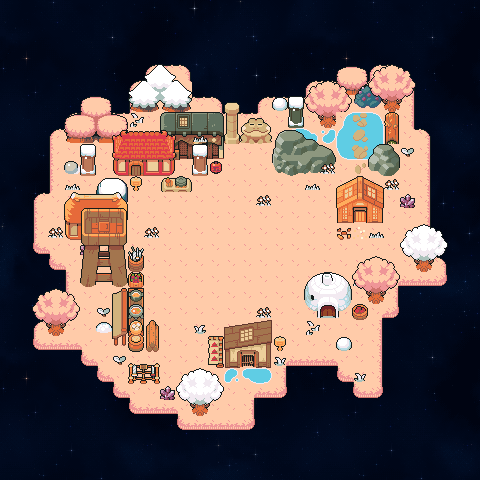

The image is a tile-based game level rendered from a .tmx file. Its description and source (layers, tilesets, objects; grid data summarised) follow:
An orthogonal 30x30 tile map with 16x16 px tiles, 9 tile layers (Слой тайлов 1, Слой тайлов 2, Слой тайлов 3, Слой тайлов 4, ...), 9 tilesets.

<map version="1.10" tiledversion="1.11.2" orientation="orthogonal" renderorder="right-down" width="30" height="30" tilewidth="16" tileheight="16" infinite="0" nextlayerid="12" nextobjectid="1">
 <tileset firstgid="1" name="pixelart_starfield" tilewidth="16" tileheight="16" tilecount="400" columns="20">
  <image source="pixelart_starfield.png" width="320" height="320" />
 </tileset>
 <tileset firstgid="401" name="pixelart_starfield_corona" tilewidth="16" tileheight="16" tilecount="400" columns="20">
  <image source="pixelart_starfield_corona.png" width="320" height="320" />
 </tileset>
 <tileset firstgid="801" name="pixelart_starfield_diagonal_diffraction_spikes" tilewidth="16" tileheight="16" tilecount="400" columns="20">
  <image source="pixelart_starfield_diagonal_diffraction_spikes.png" width="320" height="320" />
 </tileset>
 <tileset firstgid="1201" name="TilesetDesert" tilewidth="16" tileheight="16" tilecount="240" columns="20">
  <image source="TilesetDesert.png" width="320" height="192" />
 </tileset>
 <tileset firstgid="1441" name="TilesetFloorDetail" tilewidth="16" tileheight="16" tilecount="80" columns="16">
  <image source="TilesetFloorDetail.png" width="256" height="80" />
 </tileset>
 <tileset firstgid="1521" name="TilesetNature" tilewidth="16" tileheight="16" tilecount="504" columns="24">
  <image source="TilesetNature.png" width="384" height="336" />
 </tileset>
 <tileset firstgid="2025" name="TilesetVillageAbandoned" tilewidth="16" tileheight="16" tilecount="240" columns="20">
  <image source="TilesetVillageAbandoned.png" width="320" height="192" />
 </tileset>
 <tileset firstgid="2265" name="TilesetField" tilewidth="16" tileheight="16" tilecount="75" columns="5">
  <image source="TilesetField.png" width="80" height="240" />
 </tileset>
 <tileset firstgid="2340" name="TilesetHouse" tilewidth="16" tileheight="16" tilecount="759" columns="33">
  <image source="TilesetHouse.png" width="528" height="368" />
 </tileset>
 <layer id="1" name="Слой тайлов 1" width="30" height="30">
  <data>[900 cells, 900 non-empty, 400 distinct tile ids]</data>
 </layer>
 <layer id="2" name="Слой тайлов 2" width="30" height="30">
  <data>[900 cells, 445 non-empty, 13 distinct tile ids]</data>
 </layer>
 <layer id="3" name="Слой тайлов 3" width="30" height="30">
  <data>[900 cells, 31 non-empty, 31 distinct tile ids]</data>
 </layer>
 <layer id="4" name="Слой тайлов 4" width="30" height="30">
  <data>[900 cells, 102 non-empty, 65 distinct tile ids]</data>
 </layer>
 <layer id="5" name="Слой тайлов 5" width="30" height="30">
  <data>[900 cells, 25 non-empty, 25 distinct tile ids]</data>
 </layer>
 <layer id="7" name="Слой тайлов 6" width="30" height="30">
  <data>[900 cells, 32 non-empty, 30 distinct tile ids]</data>
 </layer>
 <layer id="8" name="Слой тайлов 7" width="30" height="30">
  <data>[900 cells, 56 non-empty, 46 distinct tile ids]</data>
 </layer>
 <layer id="10" name="Слой тайлов 8" width="30" height="30">
  <data>[900 cells, 39 non-empty, 39 distinct tile ids]</data>
 </layer>
 <layer id="11" name="Слой тайлов 9" width="30" height="30">
  <data>[900 cells, 3 non-empty, 3 distinct tile ids]</data>
 </layer>
</map>
